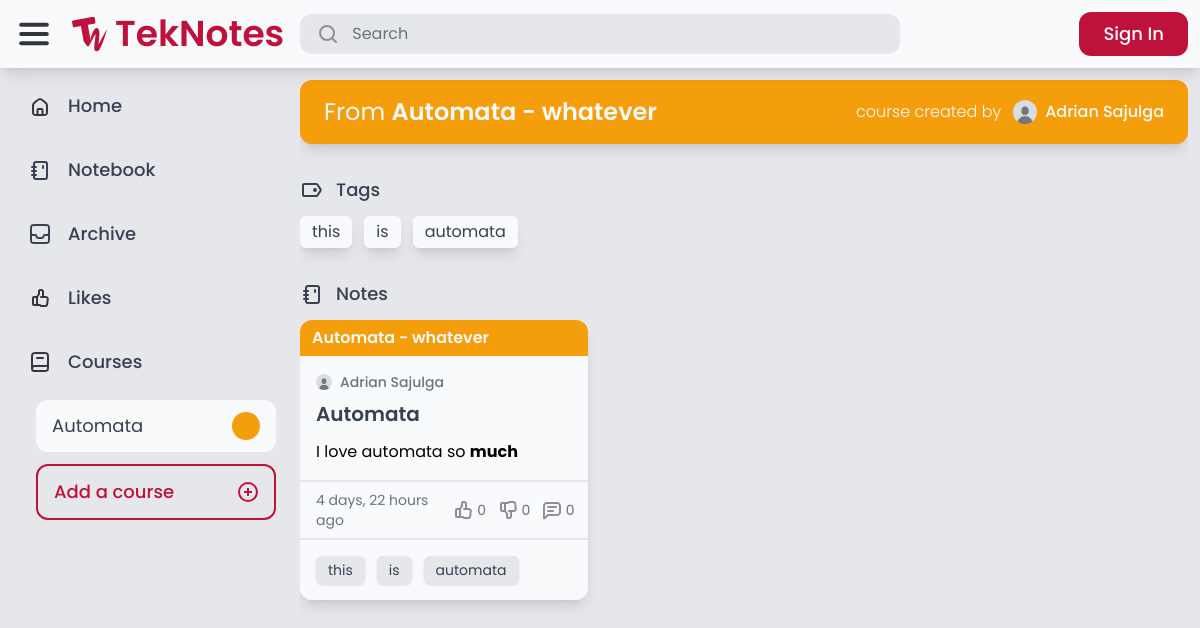
The page /search/course_1/ on the database its author committed.
### course/models.py (models this page shows)
class Course(models.Model):
    COLORS = [
        ('red-500', 'Red'),
        ('orange-500', 'Orange'),
        ('amber-500', 'Amber'),
        ('lime-500', 'Lime'),
        ('green-500', 'Green'),
        ('emerald-500', 'Emerald'),
        ('teal-500', 'Teal'),
        ('cyan-500', 'Cyan'),
        ('blue-500', 'Blue'),
        ('indigo-500', 'Indigo'),
        ('violet-500', 'Violet'),
        ('purple-500', 'Purple'),
        ('fuchsia-500', 'Fuschia'),
        ('pink-500', 'Pink'),
    ]
    code = models.CharField(max_length=20)
    description = models.CharField(max_length=255)
    color = models.CharField(max_length=20, choices=COLORS, default='gray-500')
    created_by = models.ForeignKey(User, related_name='courses', on_delete=models.CASCADE)
    def __str__(self):
        return f'{self.code} - {self.description}'

### authentication/models.py (models this page shows, shortened)
class Profile(models.Model):
    user = models.OneToOneField(User, on_delete=models.CASCADE)
    bio = models.TextField(max_length=500, default="No bio yet.")
    avatar = models.ImageField(default="avatars/default.jpg", upload_to="avatars/")
    location = models.CharField(max_length=30, blank=True)

### tags/models.py (models this page shows)
class Tag(models.Model):
    name = models.CharField(max_length=50, unique=True)
    def __str__(self):
        return self.name

### notes/models.py (models this page shows, shortened)
class Note(models.Model):
    title = models.CharField(max_length=255)
    content = CKEditor5Field("Text", config_name="extends", blank=True, null=True)
    course = models.ForeignKey(Course, null=True, blank=True, on_delete=models.SET_NULL)
    created_by = models.ForeignKey(User, related_name="notes", on_delete=models.CASCADE)
    created_at = models.DateTimeField(auto_now_add=True)
    modified_at = models.DateTimeField(auto_now=True)
    tags = models.ManyToManyField(Tag, related_name="notes", blank=True)
    is_archived = models.BooleanField(default=False)
    is_private = models.BooleanField(default=False)

### advanced_search/views.py (the view)
# urls.py: path("course_<int:course_id>/", views.search_by_course, name="search_by_course"),
def search_by_course(request, course_id):
    course = Course.objects.get(id=course_id)
    notes = Note.objects.filter(course=course)
    tags = Tag.objects.filter(notes__in=notes).distinct()
    return render(
        request,
        "advanced_search/search_results.html",
        {
            "notes": notes,
            "tags": tags,
            "title": course.code,
            "course": course,
        },
    )

### advanced_search/templates/advanced_search/search_results.html (shortened to what this page needs)
{% extends 'core/base.html' %}
{% load static %}
{% load custom_filters %}
{% block content %}
    <div class="flex flex-col w-full h-full gap-8 overflow-hidden overflow-y-auto">
        {% if course %}
            {% include 'course/course_button.html' with course=course unclickable=True %}
        {% endif %}
        {% if tags %}
            {% if not users and notes %}
                <div class="flex flex-col gap-3">
                    <div class="flex rounded-xl gap-3">
                        <img src="{% static 'teknotes/images/Tag.svg' %}" alt="Tag">
                        <p class="text-lg text-gray-700 font-medium">Tags</p>
                    </div>
                    {% include 'tags/course_and_tags.html' with wrap=True %}
                </div>
            {% endif %}
        {% endif %}
        {% if notes %}
            <div class="flex flex-col gap-3">
                <div class="flex rounded-xl gap-3">
                    <img src="{% static 'teknotes/images/notebook.svg' %}" alt="Note">
                    <p class="text-lg text-gray-700 font-medium">Notes</p>
                </div>
                {% include 'notes/notes.html' with no_scroll=True %}
            </div>
        {% else %}
            {% if course %}
                {% include 'core/no_results.html' with message="No notes under" query=course.code %}
            {% endif %}
        {% endif %}
    </div>
{% endblock %}

### core/templates/core/base.html (shortened to what this page needs)
{% extends 'core/core.html' %}
{% load static %}
{% load custom_filters %}
{% block body %}
    <div class="flex flex-col h-full overflow-hidden">
        <header class="flex items-center w-full p-3 gap-3 shadow-lg z-10 bg-gray-50">
            <div class="flex flex-1 items-center gap-4">
                <img class="cursor-pointer" id="menu-icon" src="{% static 'teknotes/images/Menu.svg' %}" alt="Menu">
                <a href="/" class="flex items-center gap-2">
                    <img src="{% static 'teknotes/images/TekNotes-Logo.svg' %}" alt="Logo">
                    <p id="logo-text" class="font-semibold text-rose-700 text-4xl">TekNotes</p>
                </a>
                <form action="{% url 'advanced_search:search' %}" method="get" class="flex flex-1 max-w-[600px] px-4 py-2 rounded-xl bg-gray-200 transition-all hover:bg-gray-300 gap-3 cursor-text min-w-[0px]" onclick="this.querySelector('input[name=\'query\']').focus();">
                    <img src="{% static 'teknotes/images/Search.svg' %}" alt="Search">
                    <input name="query" class="placeholder-gray-500 w-full text-gray-700 bg-transparent border-none focus:outline-none min-w-[0px]"
                           type="text" value="{{ query }}" placeholder="Search"
                           onclick="event.stopPropagation();"/>
                </form>
            </div>
            <div class="flex items-center gap-4 h-full">
                {% if request.user.is_authenticated %}
                    <a href="{% url 'notes:tek_a_note' %}" class="flex bg-rose-700 rounded-xl gap-4 px-4 py-2 transition-all hover:shadow-lg">
                        <img src="{% static 'teknotes/images/Edit.svg' %}" alt="Edit">
                        <p class="new-note-text text-gray-50 font-medium text-lg">Tek a Note</p>
                    </a>
                    <div class="flex h-full">
                        <a href="{% url 'authentication:logout' %}" class="transition-all flex gap-4 px-4 py-2 rounded-l-xl bg-gray-200 hover:shadow-lg">
                            <p class="text-gray-700 text-lg">Log out</p>
                        </a>
                        <a href="{% url 'authentication:profile' request.user.id %}" class="transition-all flex h-full aspect-square rounded-r-xl bg-[url('{{ request.user.profile.avatar.url }}')] bg-cover border-2 border-gray-200 hover:shadow-lg"></a>
                    </div>
                {% else %}
                    <a href="{% url 'authentication:login' %}" class="flex bg-rose-700 rounded-xl gap-4 px-6 py-2 transition-all hover:shadow-lg">
                        <p class="text-gray-50 font-medium text-lg">Sign In</p>
                    </a>
                {% endif %}
            </div>
        </header>
        <main class="flex bg-gray-200 h-full overflow-hidden">
            <nav class="flex flex-col w-full max-w-72 h-full p-3 gap-3 overflow-y-auto">
                <a href="/" class="nav-elem flex rounded-xl px-4 py-3 gap-4 {% if request.path == '/' %} active-nav bg-gray-50 px-6 py-3 shadow-lg border-l-8 border-rose-700 {% endif %}">
                    <img src="{% static 'teknotes/images/Home.svg' %}" alt="Home">
                    <p class="nav-text text-lg text-gray-700 font-medium">Home</p>
                </a>
                <a href="/notebook/" class="nav-elem flex rounded-xl px-4 py-3 gap-4 {% if request.path == '/notebook/' %} active-nav bg-gray-50 px-6 py-3 shadow-lg border-l-8 border-rose-700 {% endif %}">
                    <img src="{% static 'teknotes/images/notebook.svg' %}" alt="Notebook">
                    <p class="nav-text text-lg text-gray-700 font-medium">Notebook</p>
                </a>
                <a href="/archive/" class="nav-elem flex rounded-xl px-4 py-3 gap-4 {% if request.path == '/archive/' %} active-nav bg-gray-50 px-6 py-3 shadow-lg border-l-8 border-rose-700 {% endif %}">
                    <img src="{% static 'teknotes/images/Archive.svg' %}" alt="Archive">
                    <p class="nav-text text-lg text-gray-700 font-medium">Archive</p>
                </a>
                <a href="/likes/" class="nav-elem flex rounded-xl px-4 py-3 gap-4 {% if request.path == '/likes/' %} active-nav bg-gray-50 px-6 py-3 shadow-lg border-l-8 border-rose-700 {% endif %}">
                    <img src="{% static 'teknotes/images/Likes.svg' %}" alt="Likes">
                    <p class="nav-text text-lg text-gray-700 font-medium">Likes</p>
                </a>
                <div class="nav-elem flex rounded-xl px-4 py-3 gap-4">
                    <img src="{% static 'teknotes/images/Course.svg' %}" alt="Courses">
                    <p class="nav-text text-lg text-gray-700 font-medium">Courses</p>
                </div>
                <div id="courses" class="flex flex-col pl-6 gap-3">
                    {% for course in your_courses %}
                        <a href="{% url 'advanced_search:search_by_course' course.id %}" class="group transition-all course-elem nav-elem flex rounded-xl px-4 py-3 justify-between bg-gray-50 hover:bg-{{ course.color }}">
                            <p class="course-text text-lg text-gray-700 group-hover:text-gray-50">{{ course.code }}</p>
                            <div class="rounded-full bg-{{ course.color }} group-hover:bg-gray-50 h-full min-h-7 aspect-square course-color"></div>
                        </a>
                    {% endfor %}
                    <a id="add-course" href="{% url 'course:add_a_course' %}" class="transition-all course-elem nav-elem flex rounded-xl px-4 py-3 justify-between border-2 border-rose-700 hover:bg-rose-700 text-rose-700 hover:text-gray-50 hover:font-regular">
                        <p class="course-text text-lg font-medium">Add a course</p>
                        <img src="{% static 'teknotes/images/Add.svg' %}" alt="Courses">
                    </a>
                </div>
            </nav>
            <div class="flex flex-col flex-1 h-full p-3 gap-3 overflow-hidden">
                {% block content %}
                {% endblock %}
            </div>
        </main>
    </div>
{% endblock %}

### course/templates/course/course_button.html (shortened to what this page needs)
{% load static %}
{% load custom_filters %}
{% if unclickable %}
    <div class="flex flex-wrap bg-{{ course.color }} rounded-xl px-6 py-4 gap-2 shadow-lg items-center justify-between">
        <p class="text-gray-50 text-2xl">From <span class="font-semibold">{{ course }}</span></p>
        <div class="flex gap-3 text-gray-50 font-light items-center">
            <p>course created by</p>
            <a href="{% url 'auth:profile' course.created_by.id %}" class="flex gap-2">
                <img src="{{ course.created_by.profile.avatar.url }}" alt="Profile Image" class="h-6 w-6 aspect-square rounded-full">
                <p class="font-medium">{{ course.created_by.first_name }} {{ course.created_by.last_name }}</p>
            </a>
        </div>
    </div>
{%endif%}

### tags/templates/tags/course_and_tags.html (shortened to what this page needs)
{% load static %}
{% load custom_filters %}
<link rel="stylesheet" href="{% static 'teknotes/css/highlight.css' %}">
<div class="flex {% if wrap %} flex-wrap {% else %} overflow-x-auto {% endif %} gap-3 ">
    {% for tag in tags %}
        <a href="/search/?query={{ tag.name }}" class="ncshadow px-3 py-1 {% if query in tag.name %}bg-rose-700 text-white {%else%} bg-gray-50 text-gray-700 {%endif%} rounded-md shadow-lg whitespace-nowrap">{{ tag.name }}</a>
    {% endfor %}
</div>

### notes/templates/notes/notes.html (shortened to what this page needs)
<div class="flex flex-1 {% if not no_scroll %} overflow-hidden overflow-y-auto {% endif %}">
  <div id="notes" class="flex flex-1 gap-3" style="display: none;">
    {% for note in notes %}
    <div class="note" data-note-id="{{ note.id }}">
      {% include 'notes/note.html' %}
    </div>
    {% endfor %}
  </div>
  <div id="notes-container" class="flex flex-1 gap-3"></div>
</div>

### notes/templates/notes/note.html (shortened to what this page needs)
{% load static %}
{% load custom_filters %}
<div class="rounded-xl hover:bg-gray-100 transition-all {% if note.is_private %} border-2 border-dashed border-gray-500 {% else %} bg-gray-50 shadow-lg hover:shadow-xl {% endif %}">
    <a href="{% url 'notes:note_detail' note.id %}" class="flex flex-col {% if note.is_archived %} opacity-70 {% endif %}">
        {% if note.course %}
            <div class="flex {% if note.is_private %} border-b-2 border-dashed border-gray-500 {% else %} bg-{{ note.course.color }} {% endif %} px-3 py-1.5 rounded-t-xl">
                <p class="{% if note.is_private %} text-{{ note.course.color }} {% else %} text-gray-50 {% endif %} font-semibold">{{ note.course }}</p>
            </div>
        {% endif %}
        <div class="flex flex-col p-4 gap-3 max-h-80 overflow-hidden">
            <div class="flex flex-col gap-2">
                <div class="flex gap-2 items-center">
                    <img src="{{ note.created_by.profile.avatar.url }}" alt="Profile Image" class="h-4 w-4 aspect-square rounded-full">
                    <p class="text-gray-500 font-medium text-sm">
                        {%if query%}
                            {% highlight note.created_by.first_name query "user" %} {% highlight note.created_by.last_name query "user" %}
                        {% else %}
                            {{ note.created_by.first_name }} {{ note.created_by.last_name }}
                        {% endif %}
                    </p>
                </div>
                <h1 class="text-xl text-gray-700 font-semibold">
                    {%if query%}
                        {% highlight note.title query "note_title" %}
                    {%else%}
                        {{ note.title}}
                    {%endif%}
                </h1>
            </div>
            <div class="">
                <p class="text-gray-700">
                    {%if query%}
                    {% highlight note.content query "note_detail" %}
                    {%else%}
                    {{ note.content | safe}}
                    {%endif%}
                </p>
            </div>
        </div>
        <div class="flex justify-between px-4 py-2 border-t-2 {% if note.is_private %} border-gray-500 border-dashed {% else %} border-gray-200 {% endif %}">
            <p class="text-gray-500 text-sm">{{ note.modified_at|timesince }} ago</p>
            <div class="flex gap-3">
                <div class="flex gap-0.5 items-center">
                    <img src="{% if request.user.is_authenticated and note|is_liked:request.user %}{% static 'teknotes/images/thumbed_up.svg' %}{% else %}{% static 'teknotes/images/thumb_up.svg' %}{% endif %}" alt="thumb_up">
                    <p class="text-sm {% if request.user.is_authenticated and note|is_liked:request.user %}text-yellow-500 font-medium{% else %}text-gray-500{% endif %}">{{ note.likes.count }}</p>
                </div>
                <div class="flex gap-0.5 items-center">
                    <img src="{% if request.user.is_authenticated and note|is_disliked:request.user %}{% static 'teknotes/images/thumbed_down.svg' %}{% else %}{% static 'teknotes/images/thumb_down.svg' %}{% endif %}" alt="thumb_down">
                    <p class="text-sm {% if request.user.is_authenticated and note|is_disliked:request.user %}text-yellow-500 font-medium{% else %}text-gray-500{% endif %}">{{ note.dislikes.count }}</p>
                </div>
                <div class="flex gap-0.5 items-center">
                    <img src="{% static 'teknotes/images/comment.svg' %}" alt="comment">
                    <p class="text-sm text-gray-500">{{ note.comments.count }}</p>
                </div>
            </div>
        </div>
        {% if note.tags.count > 0 %}
            <div class="flex flex-wrap p-4 gap-3 border-t-2 {% if note.is_private %} border-gray-500 border-dashed {% else %} border-gray-200 {% endif %}">
                {% for tag in note.tags.all|slice:":3" %}
                    <p class="text-sm  shadow px-3 py-1 rounded-md inline-block
                    {%if query in tag.name%}
                        bg-rose-700 text-white
                    {% elif note.is_private %}
                        bg-gray-50
                    {% else %} bg-gray-200
                    {% endif %} text-gray-700">
                    {{tag}}
                    </p>
                {% endfor %}
            </div>
        {% endif %}
    </a>
</div>

### rows shown on the page
Course: code "Automata", code+description "Automata - whatever", created_by.profile.avatar (placeholder picture), created_by.first_name "Adrian", created_by.last_name "Sajulga"
Tag: name "this"
Tag: name "is"
Tag: name "automata"
Note: course "Automata - whatever", created_by.profile.avatar (placeholder picture), created_by.first_name "Adrian", created_by.last_name "Sajulga", title "Automata", content "I love automata so much", modified_at "4 days, 22 hours", likes.count "0", dislikes.count "0", comments.count "0"
